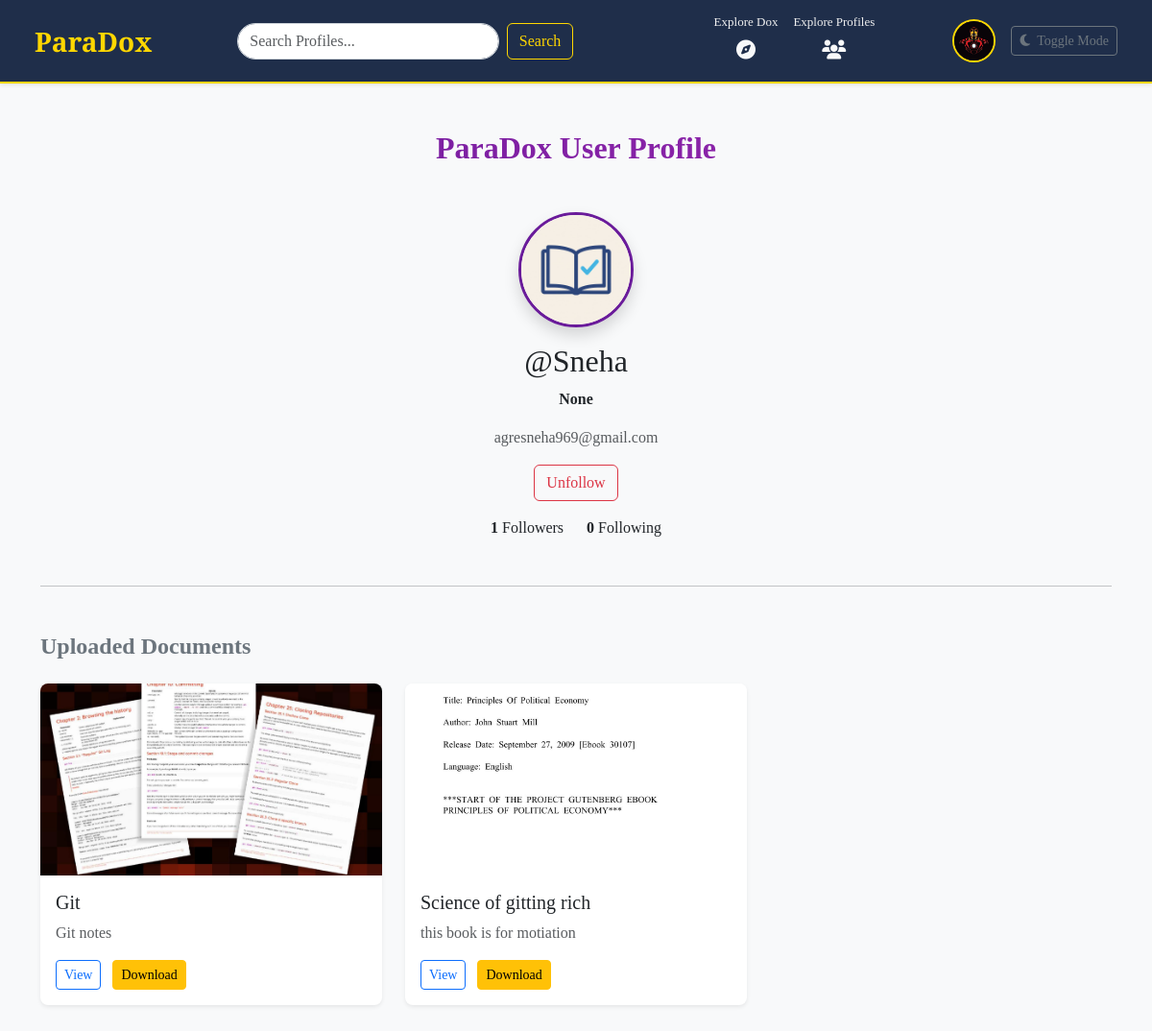
The page /profile/242/ (signed in) on the database its author committed.
### apps/dashboard/models.py (models this page shows)
class User(models.Model):
    email = models.EmailField(unique=True)
    name = models.CharField(max_length=100, default="User", null=True, blank=True)
    mobile = models.CharField(max_length=14, unique=True)
    password = models.CharField(max_length=255)
    otp = models.IntegerField(null=True, blank=True)
    is_active = models.BooleanField(default=False)
    followers = models.ManyToManyField('self', symmetrical=False, related_name='following', blank=True)
    bio = models.TextField(blank=True, null=True)
    profile_image = models.ImageField(upload_to='profile_images/',blank=True, null=True)
    from django.db import models

class Document(models.Model):
    user = models.ForeignKey(User, on_delete=models.CASCADE)
    file = models.FileField(upload_to='documents/')
    title = models.CharField(max_length=100)
    description = models.TextField(blank=True)
    file = models.FileField(upload_to='documents/')
    thumbnail = models.ImageField(upload_to='thumbnails/', blank=True, null=True)
    uploaded_at = models.DateTimeField(auto_now_add=True)

### apps/dashboard/views.py (the view)
# urls.py: path('profile/<int:user_id>/', views.public_profile, name='public_profile'),
@login_required
def public_profile(request, user_id):
    user_profile = User.objects.get(id=user_id)
    current_user = User.objects.get(id=request.session.get('user_id'))
    documents = Document.objects.filter(user=user_profile).order_by('-uploaded_at')
    return render(request, 'dashboard/public_profile.html', {
        'user_profile': user_profile,
        'current_user': current_user,
        'documents': documents,
        'followers_count': user_profile.followers.count(),
        'following_count': user_profile.following.count(),
        'followers': user_profile.followers.all(),
        'following': user_profile.following.all()
    })

### apps/dashboard/context_processors.py (called while the page is built)
def current_user(request):
    user_id = request.session.get('user_id')
    if user_id:
        try:
            user = User.objects.get(id=user_id)
            return {'user': user}
        except User.DoesNotExist:
            return {}
    return {}

### apps/dashboard/views.py (called while the page is built)
def login_required(view_func):
    @wraps(view_func)
    def wrapper(request, *args, **kwargs):
        if 'user_id' not in request.session:
            return redirect('sign_in')
        return view_func(request, *args, **kwargs)
    return wrapper

### apps/dashboard/templates/dashboard/public_profile.html (shortened to what this page needs)
{% extends 'dashboard/base.html' %}
{% load static %}
{% block body %}
<div class="container py-5">
  <div class="text-center mb-5">
    <h2 class="fw-bold" style="background: linear-gradient(to right, #6a1b9a, #9c27b0); -webkit-background-clip: text; -webkit-text-fill-color: transparent;">
      ParaDox User Profile
    </h2>
  </div>
  <div class="text-center mb-3">
    {% if user_profile.profile_image and user_profile.profile_image.name %}
    <img src="{{ user_profile.profile_image.url }}" alt="Profile Image" class="rounded-circle shadow"
      style="width: 120px; height: 120px; object-fit: cover; border: 3px solid #6a1b9a;">
    {% else %}
    <img src="{% static 'dashboard/images/default-profile-icon.jpg' %}" alt="Default Image" class="rounded-circle shadow"
      style="width: 120px; height: 120px; object-fit: cover; border: 3px solid #6a1b9a;">
    {% endif %}
  </div>
  <h2 class="text-center text-purple">@{{ user_profile.name }}</h2>
  <p class="fw-semibold text-center">{{ user_profile.bio|default:"This user has not added a bio yet." }}</p>
  <p class="text-muted text-center">{{ user_profile.email }}</p>
  {% if user_profile != current_user %}
  <div class="text-center mb-3">
    <form method="post" action="{% url 'toggle_follow' user_profile.id %}">
      {% if user_profile in current_user.following.all %}
      <button type="submit" class="btn btn-outline-danger">Unfollow</button>
      {% else %}
      <button type="submit" class="btn btn-outline-primary">Follow</button>
      {% endif %}
    </form>
  </div>
  {% endif %}
  <div class="d-flex justify-content-center gap-4 mb-4">
    <a href="#" data-bs-toggle="modal" data-bs-target="#followersModal" class="text-decoration-none text-dark">
      <strong>{{ followers_count }}</strong> Followers
    </a>
    <a href="#" data-bs-toggle="modal" data-bs-target="#followingModal" class="text-decoration-none text-dark">
      <strong>{{ following_count }}</strong> Following
    </a>
  </div>
  <hr class="my-5">
  <h4 class="text-secondary fw-bold mb-4">Uploaded Documents</h4>
  {% if documents %}
  <div class="row">
    {% for doc in documents %}
    <div class="col-md-4 mb-4">
      <div class="card h-100 shadow-sm border-0 rounded-3">
        {% if doc.thumbnail %}
        <img src="{{ doc.thumbnail.url }}" class="card-img-top rounded-top-3" style="height: 200px; object-fit: cover;">
        {% else %}
        <img src="{% static 'dashboard/images/default_thumbnail.png' %}" class="card-img-top rounded-top-3" style="height: 200px; object-fit: cover;">
        {% endif %}
        <div class="card-body">
          <h5 class="card-title">{{ doc.title }}</h5>
          <p class="card-text text-muted">{{ doc.description|default:"No description provided." }}</p>
          <a href="{{ doc.file.url }}" target="_blank" class="btn btn-sm btn-outline-primary">View</a>
          <a href="{{ doc.file.url }}" class="btn btn-sm btn-warning ms-2" download>Download</a>
        </div>
      </div>
    </div>
    {% endfor %}
  </div>
  {% else %}
  <p class="text-muted">No documents uploaded yet.</p>
  {% endif %}
</div>
{% endblock %}

### apps/dashboard/templates/dashboard/base.html (shortened to what this page needs)
{% load static %}
<!DOCTYPE html>
<html lang="en">
<head>
  <link href="https://cdn.jsdelivr.net/npm/bootstrap@5.3.6/dist/css/bootstrap.min.css" rel="stylesheet"
>
  <link rel="stylesheet" href="https://cdnjs.cloudflare.com/ajax/libs/font-awesome/6.4.0/css/all.min.css">
  <link rel="stylesheet" href="{% static 'dashboard/css/style.css' %}">
</head>
<body class="bg-light text-dark" id="page-body">
  <nav class="navbar navbar-expand-lg sticky-top shadow-sm">
    <div class="container-fluid">
      <a class="navbar-brand" href="{% url 'index' %}">ParaDox</a>
      <div class="collapse navbar-collapse justify-content-between" id="navbarNav">
        <form class="d-flex mx-auto" action="{% url 'index' %}" method="get" style="width: 350px;">
          <input class="form-control me-2" type="search" name="query" placeholder="Search Profiles..."
            aria-label="Search">
          <button class="btn btn-outline-dark" type="submit">Search</button>
        </form>
        <ul class="navbar-nav ms-auto d-flex align-items-center gap-3">
          <li class="nav-item text-center">
            <label>Explore Dox</label>
            <a href="{% url 'explore_docs' %}" class="nav-link text-light">
              <i class="fas fa-compass fa-lg"></i>
            </a>
          </li>
          <li class="nav-item text-center">
            <label>Explore Profiles</label>
            <a href="{% url 'explore_profile' %}" class="nav-link text-light">
              <i class="fas fa-users fa-lg"></i>
            </a>
          </li>
        </ul>
        <ul class="navbar-nav ms-auto d-flex align-items-center gap-3">
          <li class="nav-item">
            <a href="{% url 'profile' %}">
              {% if user.profile_image %}
              <img src="{{ user.profile_image.url }}" alt="Profile" title="@{{ user.name }}" class="ms-2"
                style="width: 45px; height: 45px; object-fit: cover; border-radius: 50%; border: 2px solid gold;">
              {% else %}
              <img src="{% static 'dashboard/images/default-profile-icon.jpg' %}" alt="Default" title="@{{ user.name }}"
                class="ms-2"
                style="width: 45px; height: 45px; object-fit: cover; border-radius: 50%; border: 2px solid gold;">
              {% endif %}
            </a>
          </li>
          <li class="nav-item">
            <button class="btn btn-sm btn-outline-secondary" id="themeToggle">
              <i class="fas fa-moon me-1"></i> Toggle Mode
            </button>
          </li>
        </ul>
      </div>
    </div>
  </nav>
  {% block body %}{% endblock %}
</body>
</html>

### apps/dashboard/static/dashboard/css/style.css (style rules this page uses)
* { font-family: 'Times New Roman', Times, serif; }

### apps/dashboard/templates/dashboard/base.html (style rules this page uses)
body { font-family: 'Roboto', sans-serif; }
.navbar { background: rgba(19, 35, 65, 0.95); padding: 0.8rem 1.5rem; border-bottom: 2px solid gold; backdrop-filter: blur(10px); }
.navbar-brand { font-family: 'Playfair Display', serif; font-size: 28px; font-weight: 600; color: gold !important; }
.nav-link, .form-control { border-radius: 30px; }
.form-control { border: 1px solid #ced4da; }
.btn-outline-dark { border-color: gold; color: gold; }
.navbar-nav .nav-item img { border-radius: 50%; width: 45px; height: 45px; object-fit: cover; border: 2px solid gold; }
label { font-size: 13px; font-weight: 500; color: #f0f0f0; margin-bottom: 0; display: block; text-align: center; }

### rows shown on the page
User: profile_image (picture)
User: profile_image (picture), name "Sneha", bio "None", email "agresneha969@gmail.com"
Document: thumbnail (picture), title "Git", description "Git notes"
Document: thumbnail (picture), title "Science of gitting rich", description "this book is for motiation"

### other values the page prints
{{ followers_count }} "1"
{{ following_count }} "0"
